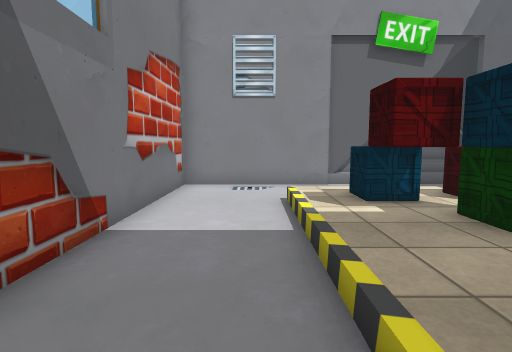
[1] (above)

12 first-person views from a walk through a 3-D level made in the Unity game engine. The camera is 1.4 m above the floor, tilts 6° down and sees 80° across. The floor is counted in squares, 1 m on a side. Each view is taken from the middle of a square. On the plan, view 1 faces up. The plan holds only what a view shows up to about 14 squares ahead; the rest is blank. Some surface patterns are stand-ins.

[2]
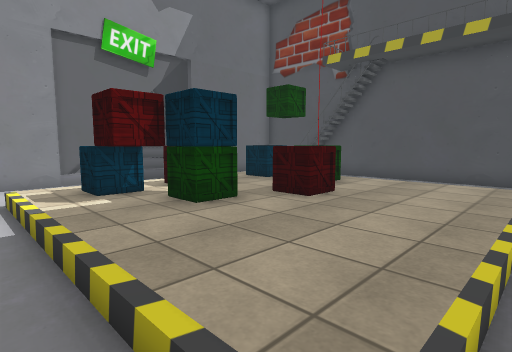

[3]
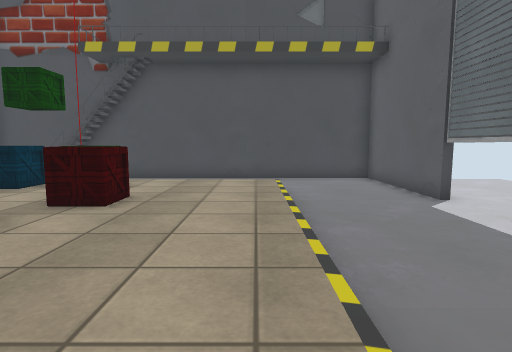

[4]
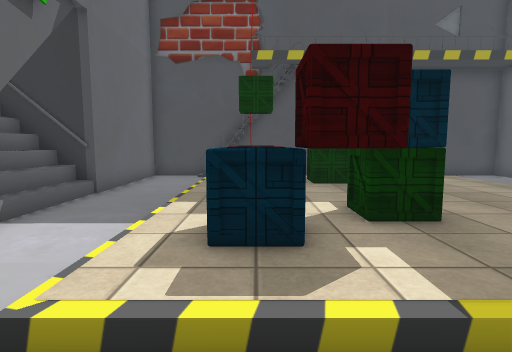

[5]
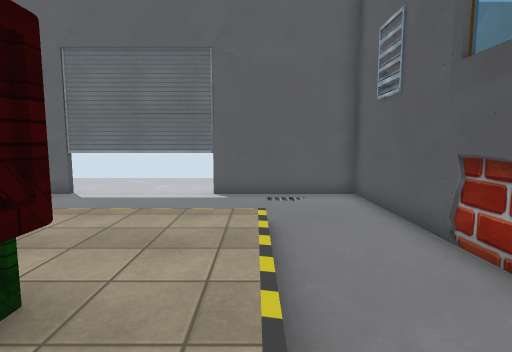

[6]
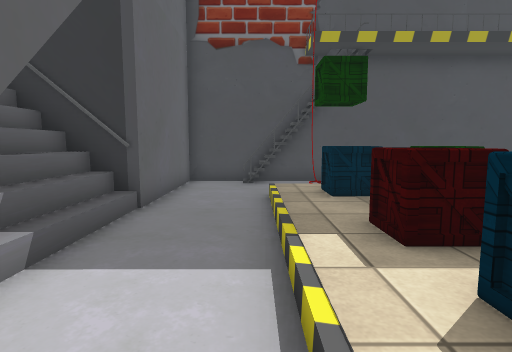

[7]
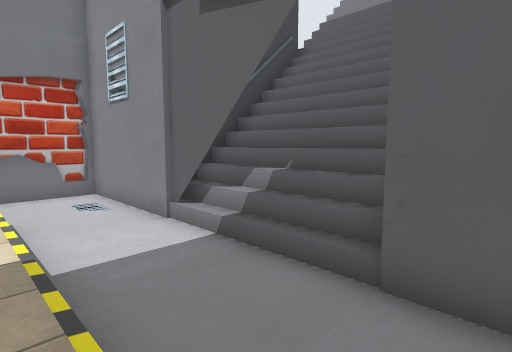

[8]
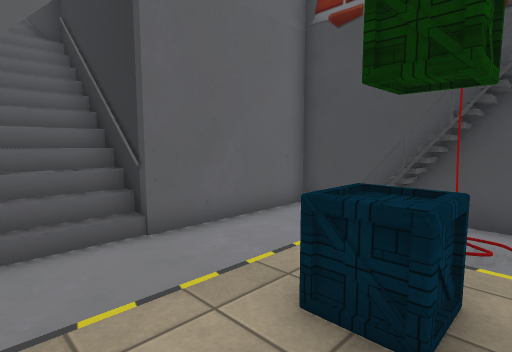

[9]
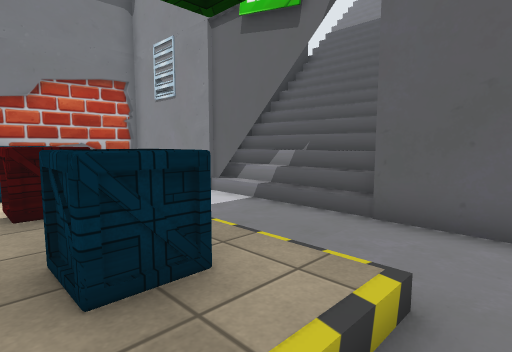

[10]
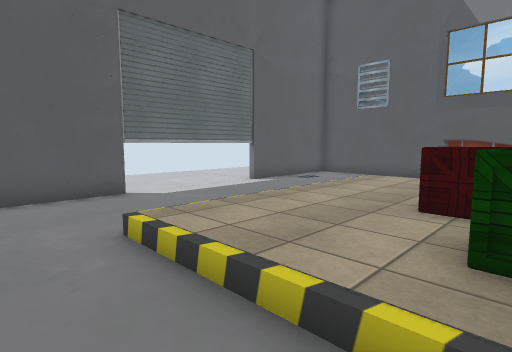

[11]
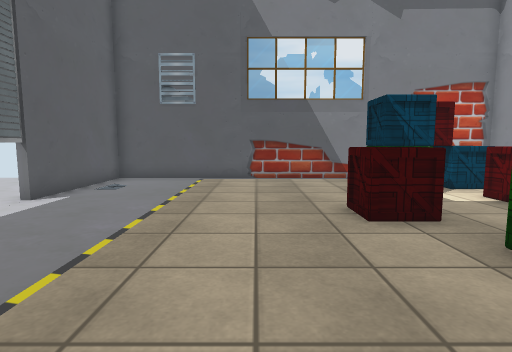

[12]
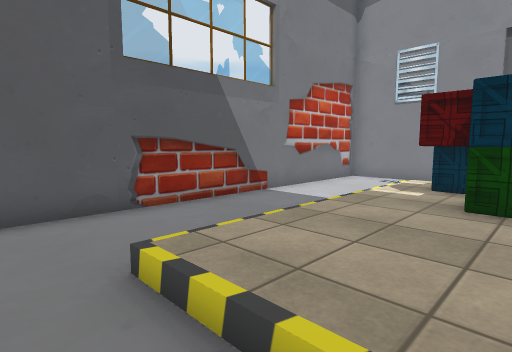

### Floor plan
Key: @ floor where view 1 was taken; # wall or solid block; x gap in a wall; . main floor; : floor 0.25 m higher than the main floor; / step, stairs or slope; = window, fence, low wall or low ledge; v drop or lower ground; O other object.
Columns run from 3 left of view 1 to 13 right of it. Each row starts with its distance up from view 1.
 19       //
 18       //
 17       ///
 16      x///###
 15      #/////#
 14      #/////#
 13      #/////#
 12      #/////#
 11 #######=///######
 10 #..v............#
  9 #...............#
  8 #..............##
  7 #.../:::::::/..##
  6 #.../OOOO:OO//#.#
  5 #.../OO:::::/...#
  4 #.../:OO::OO/ ..#
  3 #.../:::OO::/. .#
  2 #.../:::::::/...#
  1 #.../:::::::/...#
  0 #..@/:::::::/...#
 -1 #...............#
 -2 #...............#
 -3 #...............#
 -4 #...............#
 -5 #################

Positions as (right, up) in squares from view 1, and headings:
1: (0, 0), facing up
2: (0, -1), facing up-right
3: (0, 0), facing right
4: (-1, 6), facing right
5: (1, 6), facing down
6: (1, 8), facing right
7: (9, 7), facing up-left
8: (5, 5), facing up-right
9: (10, 5), facing up-left
10: (11, 4), facing down-left
11: (10, 1), facing left
12: (4, -2), facing up-left
